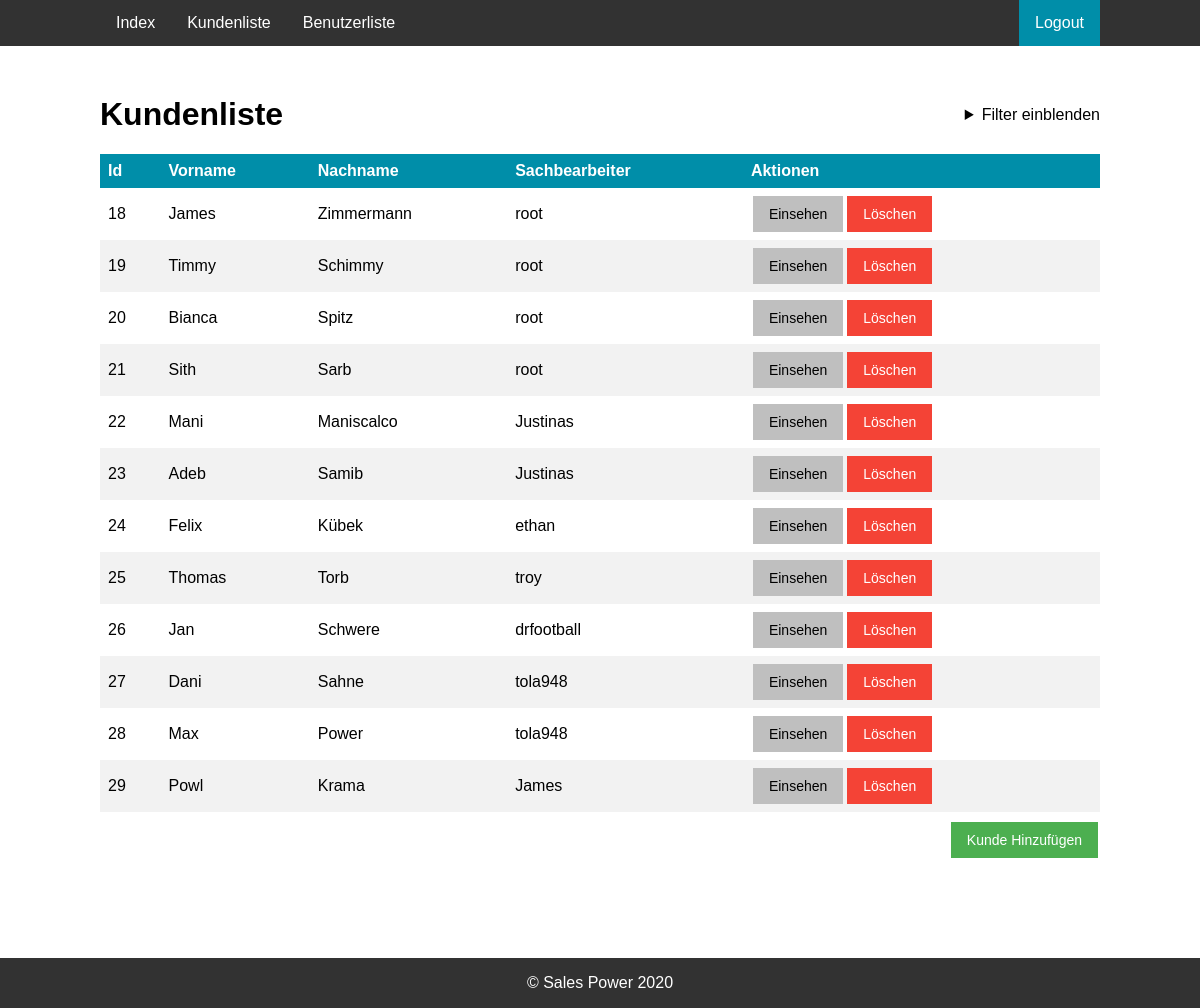
Page /customer_list.php (signed in) on the committed database.
### tables this page shows
CREATE TABLE `customers` (
  `id` int(11) NOT NULL,
  `users_id` int(11) NOT NULL,
  `firstname` varchar(32) NOT NULL,
  `lastname` varchar(32) NOT NULL,
  `birthday` date DEFAULT NULL,
  `note` text NOT NULL
);

CREATE TABLE `users` (
  `id` int(11) NOT NULL,
  `username` varchar(32) NOT NULL,
  `password` varchar(32) NOT NULL,
  `permissions_id` int(11) NOT NULL
);

### util/database_manager.php (called while the page is built, shortened)
<?php
function createConnection() {
    $servername = "localhost";
    $dbname = "sales_power";
    $username = "root";
    $password = "root";
    $conn = new mysqli($servername, $username, $password, $dbname);
    return $conn;
}
function executeStatement($query) {
    $conn = createConnection();
    $result = $conn->query($query);
    return $result;
}
function getUser($id) {
    $conn = createConnection();
    $sql = "SELECT users.id, username, permission FROM users INNER JOIN permissions on users.permissions_id = permissions.id WHERE users.id = $id";
    $result = $conn->query($sql)->fetch_assoc();
    return $result;
}

### customer_list.php (the view, shortened to what this page needs)
<!DOCTYPE html>
<html lang="de">
<head>
    <link rel="stylesheet" href="css/stylesheet.css">
    <link rel="stylesheet" href="css/menu.css">
    <link rel="stylesheet" href="css/footer.css">
</head>
<body>
<?php
include("util/database_manager.php");
?>
<div id="content">
    <div class="header">
        <h1>Kundenliste</h1>
        <details class="m-t-10">
            <summary style="text-align: right">Filter einblenden</summary>
            <br>
        </details>
    </div>
    <div class="list clear">
        <table>
            <thead>
            <tr>
                <th>Id</th>
                <th>Vorname</th>
                <th>Nachname</th>
                <th>Sachbearbeiter</th>
                <th>Aktionen</th>
            </tr>
            </thead>
            <?php
            $loggedInUser = getUser(getId());
            $keyword = $_GET["search"] ?? "";
            $column = $_GET["column"] ?? "id";
            $order = $_GET["order"] ?? "ASC";
            $query = "SELECT customers.id, customers.firstname, customers.lastname, users_id, users.username FROM customers INNER JOIN users on customers.users_id = users.id
                        WHERE customers.id LIKE '%$keyword%' OR customers.firstname LIKE '%$keyword%' OR customers.lastname LIKE '%$keyword%' OR users.username LIKE '%$keyword%'
                        ORDER BY $column $order";
            $customers = executeStatement($query);
            while ($row = $customers->fetch_assoc()) {
                echo "<tr>";
                echo "<td> $row[id]</td>";
                echo "<td> $row[firstname]</td>";
                echo "<td> $row[lastname]</td>";
                echo "<td> $row[username]</td>";
                echo "<td>";
                echo "<a href='customer_view.php?id=$row[id]' class='button'>Einsehen</a>";
                if ($loggedInUser["permission"] == "Administrator" or $loggedInUser["id"] == $row["users_id"]) {
                    echo "<a href='delete_customer.php?id=$row[id]' class='button red'>Löschen</a>";
                }
                echo "</td>";
                echo "</tr>";
            }
            ?>
        </table>
    </div>
    <a href="add_customer.php" class="button float-right m-t-10 green">Kunde Hinzufügen</a>
</div>
</body>
</html>

### css/stylesheet.css (style rules this page uses)
html { font-family: "Trebuchet MS", Arial, Helvetica, sans-serif; }
html, body { height: 100%; padding: 0; margin: 0; }
#content { width: 1000px; margin: 50px auto; }
summary { outline: none; }
table { border-collapse: collapse; width: 100%; }
th, td { text-align: left; padding: 8px; }
tr:nth-child(even) { background-color: #f2f2f2 }
th { background-color: #008ea9; color: white; }
.header { margin-bottom: 21px; }
.header h1 { display: inline; }
.header details { float: right; border: 0px; margin-bottom: 10px; }
.button { background-color: #bfbfbf; border: none; color: black; padding: 10px 16px; margin: 0px 2px 0px 2px; text-align: center; text-decoration: none; display: inline-block; font-size: 14px; }
.m-t-10 { margin-top: 10px; }
.float-right { float: right; }
.clear { clear: both; }
.list { overflow: auto; max-height: calc(100vh - 350px); min-height: 150px; }
.green { background-color: #4CAF50; color: white; }
.red { background-color: #f44336; color: white; }

### css/menu.css (style rules this page uses)
nav { background-color: #323232 }
nav ul { width: 1000px; list-style-type: none; margin: 0 auto; padding: 0; overflow: hidden; }
nav li { float: left; }
nav li a { display: block; color: white; text-align: center; padding: 14px 16px; text-decoration: none; }
.logout-button { float: right; }
.logout-button > a { background-color: #008ea9; }

### css/footer.css (style rules this page uses)
footer { position: absolute; bottom: 0; width: 100%; height: 50px; background-color: #323232; }
footer p { color: white; text-align: center; }

### rows in the picture
customers: id "18", firstname "James", lastname "Zimmermann", users.username "root"
customers: id "19", firstname "Timmy", lastname "Schimmy", users.username "root"
customers: id "20", firstname "Bianca", lastname "Spitz", users.username "root"
customers: id "21", firstname "Sith", lastname "Sarb", users.username "root"
customers: id "22", firstname "Mani", lastname "Maniscalco", users.username "Justinas"
customers: id "23", firstname "Adeb", lastname "Samib", users.username "Justinas"
customers: id "24", firstname "Felix", lastname "Kübek", users.username "ethan"
customers: id "25", firstname "Thomas", lastname "Torb", users.username "troy"
customers: id "26", firstname "Jan", lastname "Schwere", users.username "drfootball"
customers: id "27", firstname "Dani", lastname "Sahne", users.username "tola948"
customers: id "28", firstname "Max", lastname "Power", users.username "tola948"
customers: id "29", firstname "Powl", lastname "Krama", users.username "James"
